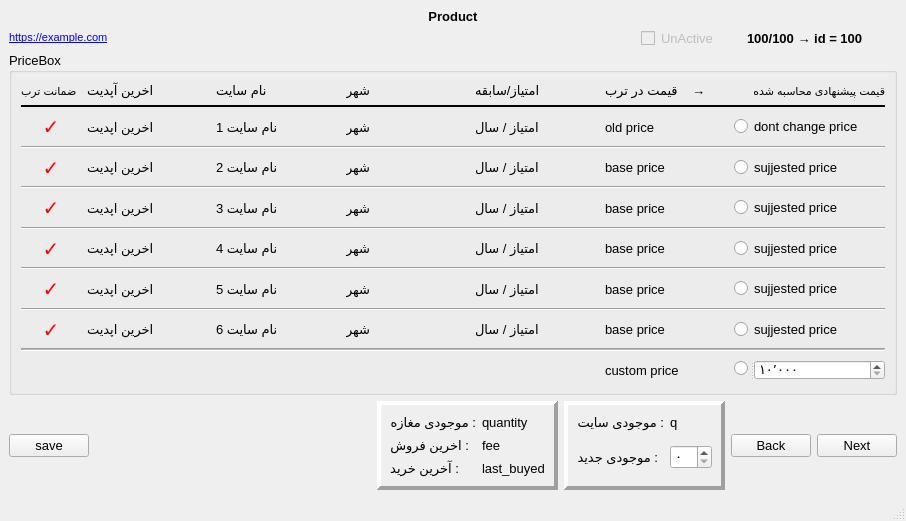
<?xml version="1.0" encoding="UTF-8"?>
<ui version="4.0">
 <class>MainWindow</class>
 <widget class="QMainWindow" name="MainWindow">
  <property name="geometry">
   <rect>
    <x>0</x>
    <y>0</y>
    <width>906</width>
    <height>521</height>
   </rect>
  </property>
  <property name="font">
   <font>
    <pointsize>10</pointsize>
   </font>
  </property>
  <property name="windowTitle">
   <string notr="true">MainWindow</string>
  </property>
  <property name="locale">
   <locale language="Persian" country="Iran"/>
  </property>
  <widget class="QWidget" name="centralwidget">
   <layout class="QVBoxLayout" name="verticalLayout">
    <item>
     <widget class="QLabel" name="label_productName">
      <property name="font">
       <font>
        <weight>75</weight>
        <bold>true</bold>
       </font>
      </property>
      <property name="text">
       <string notr="true">Product</string>
      </property>
      <property name="alignment">
       <set>Qt::AlignBottom|Qt::AlignHCenter</set>
      </property>
      <property name="textInteractionFlags">
       <set>Qt::TextSelectableByMouse</set>
      </property>
     </widget>
    </item>
    <item>
     <layout class="QHBoxLayout" name="horizontalLayout">
      <item>
       <widget class="QLabel" name="label_url">
        <property name="font">
         <font>
          <pointsize>8</pointsize>
         </font>
        </property>
        <property name="text">
         <string notr="true">&lt;a href=&quot;https://example.com&quot;&gt;https://example.com&lt;/a&gt;</string>
        </property>
        <property name="textFormat">
         <enum>Qt::RichText</enum>
        </property>
        <property name="openExternalLinks">
         <bool>true</bool>
        </property>
        <property name="textInteractionFlags">
         <set>Qt::LinksAccessibleByKeyboard|Qt::LinksAccessibleByMouse|Qt::TextBrowserInteraction|Qt::TextSelectableByKeyboard|Qt::TextSelectableByMouse</set>
        </property>
       </widget>
      </item>
      <item>
       <widget class="QCheckBox" name="checkBox_Active">
        <property name="enabled">
         <bool>false</bool>
        </property>
        <property name="maximumSize">
         <size>
          <width>100</width>
          <height>16777215</height>
         </size>
        </property>
        <property name="styleSheet">
         <string notr="true">QCheckBox::indicator:checked {
    background-color: red;
    border: 1px solid black;
}
</string>
        </property>
        <property name="text">
         <string notr="true">UnActive</string>
        </property>
       </widget>
      </item>
      <item>
       <widget class="QLabel" name="label_productCount">
        <property name="maximumSize">
         <size>
          <width>150</width>
          <height>16777215</height>
         </size>
        </property>
        <property name="font">
         <font>
          <weight>75</weight>
          <bold>true</bold>
         </font>
        </property>
        <property name="text">
         <string notr="true">100/100 → id = 100</string>
        </property>
       </widget>
      </item>
     </layout>
    </item>
    <item>
     <widget class="QGroupBox" name="groupBox">
      <property name="title">
       <string notr="true">PriceBox</string>
      </property>
      <layout class="QGridLayout" name="gridlayout">
       <item row="16" column="5">
        <widget class="QLabel" name="label_60">
         <property name="sizePolicy">
          <sizepolicy hsizetype="Preferred" vsizetype="Expanding">
           <horstretch>0</horstretch>
           <verstretch>0</verstretch>
          </sizepolicy>
         </property>
         <property name="text">
          <string notr="true">custom price</string>
         </property>
        </widget>
       </item>
       <item row="14" column="6">
        <widget class="QRadioButton" name="radioButton_5">
         <property name="enabled">
          <bool>true</bool>
         </property>
         <property name="text">
          <string notr="true">sujjested price</string>
         </property>
         <attribute name="buttonGroup">
          <string notr="true">radioButtonGroup</string>
         </attribute>
        </widget>
       </item>
       <item row="5" column="3">
        <widget class="QLabel" name="label_11">
         <property name="text">
          <string notr="true">شهر</string>
         </property>
         <property name="alignment">
          <set>Qt::AlignRight|Qt::AlignTrailing|Qt::AlignVCenter</set>
         </property>
        </widget>
       </item>
       <item row="10" column="1">
        <widget class="QLabel" name="label_33">
         <property name="text">
          <string notr="true">اخرین اپدیت</string>
         </property>
         <property name="alignment">
          <set>Qt::AlignRight|Qt::AlignTrailing|Qt::AlignVCenter</set>
         </property>
        </widget>
       </item>
       <item row="10" column="2">
        <widget class="QLabel" name="label_3">
         <property name="text">
          <string notr="true">نام سایت 4</string>
         </property>
         <property name="alignment">
          <set>Qt::AlignRight|Qt::AlignTrailing|Qt::AlignVCenter</set>
         </property>
        </widget>
       </item>
       <item row="14" column="3">
        <widget class="QLabel" name="label_51">
         <property name="text">
          <string notr="true">شهر</string>
         </property>
         <property name="alignment">
          <set>Qt::AlignRight|Qt::AlignTrailing|Qt::AlignVCenter</set>
         </property>
        </widget>
       </item>
       <item row="8" column="5">
        <widget class="QLabel" name="label_20">
         <property name="sizePolicy">
          <sizepolicy hsizetype="Preferred" vsizetype="Expanding">
           <horstretch>0</horstretch>
           <verstretch>0</verstretch>
          </sizepolicy>
         </property>
         <property name="text">
          <string notr="true">base price</string>
         </property>
        </widget>
       </item>
       <item row="5" column="1">
        <widget class="QLabel" name="label_13">
         <property name="text">
          <string notr="true">اخرین اپدیت</string>
         </property>
         <property name="alignment">
          <set>Qt::AlignRight|Qt::AlignTrailing|Qt::AlignVCenter</set>
         </property>
        </widget>
       </item>
       <item row="5" column="6">
        <widget class="QRadioButton" name="radioButton_1">
         <property name="text">
          <string notr="true">sujjested price</string>
         </property>
         <attribute name="buttonGroup">
          <string notr="true">radioButtonGroup</string>
         </attribute>
        </widget>
       </item>
       <item row="12" column="6">
        <widget class="QRadioButton" name="radioButton_4">
         <property name="text">
          <string notr="true">sujjested price</string>
         </property>
         <attribute name="buttonGroup">
          <string notr="true">radioButtonGroup</string>
         </attribute>
        </widget>
       </item>
       <item row="8" column="6">
        <widget class="QRadioButton" name="radioButton_2">
         <property name="text">
          <string notr="true">sujjested price</string>
         </property>
         <attribute name="buttonGroup">
          <string notr="true">radioButtonGroup</string>
         </attribute>
        </widget>
       </item>
       <item row="2" column="6">
        <widget class="QRadioButton" name="radioButton_0">
         <property name="enabled">
          <bool>true</bool>
         </property>
         <property name="text">
          <string notr="true">dont change price</string>
         </property>
         <property name="checkable">
          <bool>true</bool>
         </property>
         <property name="checked">
          <bool>false</bool>
         </property>
         <attribute name="buttonGroup">
          <string notr="true">radioButtonGroup</string>
         </attribute>
        </widget>
       </item>
       <item row="12" column="3">
        <widget class="QLabel" name="label_41">
         <property name="text">
          <string notr="true">شهر</string>
         </property>
         <property name="alignment">
          <set>Qt::AlignRight|Qt::AlignTrailing|Qt::AlignVCenter</set>
         </property>
        </widget>
       </item>
       <item row="12" column="5">
        <widget class="QLabel" name="label_40">
         <property name="sizePolicy">
          <sizepolicy hsizetype="Preferred" vsizetype="Expanding">
           <horstretch>0</horstretch>
           <verstretch>0</verstretch>
          </sizepolicy>
         </property>
         <property name="text">
          <string notr="true">base price</string>
         </property>
        </widget>
       </item>
       <item row="5" column="2">
        <widget class="QLabel" name="label_1">
         <property name="text">
          <string notr="true">نام سایت 2</string>
         </property>
         <property name="alignment">
          <set>Qt::AlignRight|Qt::AlignTrailing|Qt::AlignVCenter</set>
         </property>
        </widget>
       </item>
       <item row="14" column="5">
        <widget class="QLabel" name="label_50">
         <property name="sizePolicy">
          <sizepolicy hsizetype="Preferred" vsizetype="Expanding">
           <horstretch>0</horstretch>
           <verstretch>0</verstretch>
          </sizepolicy>
         </property>
         <property name="text">
          <string notr="true">base price</string>
         </property>
        </widget>
       </item>
       <item row="0" column="5">
        <widget class="QLabel" name="label_info_0">
         <property name="sizePolicy">
          <sizepolicy hsizetype="Ignored" vsizetype="Preferred">
           <horstretch>0</horstretch>
           <verstretch>0</verstretch>
          </sizepolicy>
         </property>
         <property name="text">
          <string notr="true"> →    قیمت در ترب</string>
         </property>
         <property name="alignment">
          <set>Qt::AlignRight|Qt::AlignTrailing|Qt::AlignVCenter</set>
         </property>
        </widget>
       </item>
       <item row="0" column="2">
        <widget class="QLabel" name="label_info">
         <property name="text">
          <string notr="true">نام سایت</string>
         </property>
         <property name="alignment">
          <set>Qt::AlignRight|Qt::AlignTrailing|Qt::AlignVCenter</set>
         </property>
        </widget>
       </item>
       <item row="12" column="2">
        <widget class="QLabel" name="label_4">
         <property name="text">
          <string notr="true">نام سایت 5</string>
         </property>
         <property name="alignment">
          <set>Qt::AlignRight|Qt::AlignTrailing|Qt::AlignVCenter</set>
         </property>
        </widget>
       </item>
       <item row="8" column="1">
        <widget class="QLabel" name="label_23">
         <property name="text">
          <string notr="true">اخرین اپدیت</string>
         </property>
         <property name="alignment">
          <set>Qt::AlignRight|Qt::AlignTrailing|Qt::AlignVCenter</set>
         </property>
        </widget>
       </item>
       <item row="5" column="4">
        <widget class="QLabel" name="label_12">
         <property name="text">
          <string notr="true">امتیاز / سال</string>
         </property>
         <property name="alignment">
          <set>Qt::AlignRight|Qt::AlignTrailing|Qt::AlignVCenter</set>
         </property>
        </widget>
       </item>
       <item row="2" column="3">
        <widget class="QLabel" name="label_01">
         <property name="text">
          <string notr="true">شهر</string>
         </property>
         <property name="alignment">
          <set>Qt::AlignRight|Qt::AlignTrailing|Qt::AlignVCenter</set>
         </property>
        </widget>
       </item>
       <item row="10" column="4">
        <widget class="QLabel" name="label_32">
         <property name="text">
          <string notr="true">امتیاز / سال</string>
         </property>
         <property name="alignment">
          <set>Qt::AlignRight|Qt::AlignTrailing|Qt::AlignVCenter</set>
         </property>
        </widget>
       </item>
       <item row="10" column="5">
        <widget class="QLabel" name="label_30">
         <property name="sizePolicy">
          <sizepolicy hsizetype="Preferred" vsizetype="Expanding">
           <horstretch>0</horstretch>
           <verstretch>0</verstretch>
          </sizepolicy>
         </property>
         <property name="text">
          <string notr="true">base price</string>
         </property>
        </widget>
       </item>
       <item row="10" column="6">
        <widget class="QRadioButton" name="radioButton_3">
         <property name="text">
          <string notr="true">sujjested price</string>
         </property>
         <attribute name="buttonGroup">
          <string notr="true">radioButtonGroup</string>
         </attribute>
        </widget>
       </item>
       <item row="10" column="3">
        <widget class="QLabel" name="label_31">
         <property name="text">
          <string notr="true">شهر</string>
         </property>
         <property name="alignment">
          <set>Qt::AlignRight|Qt::AlignTrailing|Qt::AlignVCenter</set>
         </property>
        </widget>
       </item>
       <item row="14" column="4">
        <widget class="QLabel" name="label_52">
         <property name="text">
          <string notr="true">امتیاز / سال</string>
         </property>
         <property name="alignment">
          <set>Qt::AlignRight|Qt::AlignTrailing|Qt::AlignVCenter</set>
         </property>
        </widget>
       </item>
       <item row="12" column="4">
        <widget class="QLabel" name="label_42">
         <property name="text">
          <string notr="true">امتیاز / سال</string>
         </property>
         <property name="alignment">
          <set>Qt::AlignRight|Qt::AlignTrailing|Qt::AlignVCenter</set>
         </property>
        </widget>
       </item>
       <item row="2" column="4">
        <widget class="QLabel" name="label_02">
         <property name="text">
          <string notr="true">امتیاز / سال</string>
         </property>
         <property name="alignment">
          <set>Qt::AlignRight|Qt::AlignTrailing|Qt::AlignVCenter</set>
         </property>
        </widget>
       </item>
       <item row="8" column="3">
        <widget class="QLabel" name="label_21">
         <property name="text">
          <string notr="true">شهر</string>
         </property>
         <property name="alignment">
          <set>Qt::AlignRight|Qt::AlignTrailing|Qt::AlignVCenter</set>
         </property>
        </widget>
       </item>
       <item row="0" column="4">
        <widget class="QLabel" name="label_info_2">
         <property name="text">
          <string notr="true">امتیاز/سابقه</string>
         </property>
         <property name="alignment">
          <set>Qt::AlignRight|Qt::AlignTrailing|Qt::AlignVCenter</set>
         </property>
        </widget>
       </item>
       <item row="14" column="1">
        <widget class="QLabel" name="label_53">
         <property name="text">
          <string notr="true">اخرین اپدیت</string>
         </property>
         <property name="alignment">
          <set>Qt::AlignRight|Qt::AlignTrailing|Qt::AlignVCenter</set>
         </property>
        </widget>
       </item>
       <item row="2" column="1">
        <widget class="QLabel" name="label_03">
         <property name="text">
          <string notr="true">اخرین اپدیت</string>
         </property>
         <property name="alignment">
          <set>Qt::AlignRight|Qt::AlignTrailing|Qt::AlignVCenter</set>
         </property>
        </widget>
       </item>
       <item row="2" column="2">
        <widget class="QLabel" name="label_0">
         <property name="text">
          <string notr="true">نام سایت 1</string>
         </property>
         <property name="alignment">
          <set>Qt::AlignRight|Qt::AlignTrailing|Qt::AlignVCenter</set>
         </property>
        </widget>
       </item>
       <item row="12" column="1">
        <widget class="QLabel" name="label_43">
         <property name="text">
          <string notr="true">اخرین اپدیت</string>
         </property>
         <property name="alignment">
          <set>Qt::AlignRight|Qt::AlignTrailing|Qt::AlignVCenter</set>
         </property>
        </widget>
       </item>
       <item row="8" column="4">
        <widget class="QLabel" name="label_22">
         <property name="text">
          <string notr="true">امتیاز / سال</string>
         </property>
         <property name="alignment">
          <set>Qt::AlignRight|Qt::AlignTrailing|Qt::AlignVCenter</set>
         </property>
        </widget>
       </item>
       <item row="5" column="5">
        <widget class="QLabel" name="label_10">
         <property name="sizePolicy">
          <sizepolicy hsizetype="Preferred" vsizetype="Expanding">
           <horstretch>0</horstretch>
           <verstretch>0</verstretch>
          </sizepolicy>
         </property>
         <property name="text">
          <string notr="true">base price</string>
         </property>
        </widget>
       </item>
       <item row="8" column="2">
        <widget class="QLabel" name="label_2">
         <property name="text">
          <string notr="true">نام سایت 3</string>
         </property>
         <property name="alignment">
          <set>Qt::AlignRight|Qt::AlignTrailing|Qt::AlignVCenter</set>
         </property>
        </widget>
       </item>
       <item row="14" column="2">
        <widget class="QLabel" name="label_5">
         <property name="text">
          <string notr="true">نام سایت 6</string>
         </property>
         <property name="alignment">
          <set>Qt::AlignRight|Qt::AlignTrailing|Qt::AlignVCenter</set>
         </property>
        </widget>
       </item>
       <item row="16" column="6">
        <widget class="QSplitter" name="splitter">
         <property name="orientation">
          <enum>Qt::Horizontal</enum>
         </property>
         <widget class="QRadioButton" name="radioButton_6">
          <property name="enabled">
           <bool>true</bool>
          </property>
          <property name="sizePolicy">
           <sizepolicy hsizetype="Fixed" vsizetype="Fixed">
            <horstretch>0</horstretch>
            <verstretch>0</verstretch>
           </sizepolicy>
          </property>
          <property name="maximumSize">
           <size>
            <width>16</width>
            <height>16</height>
           </size>
          </property>
          <property name="text">
           <string notr="true"/>
          </property>
          <attribute name="buttonGroup">
           <string notr="true">radioButtonGroup</string>
          </attribute>
         </widget>
         <widget class="QSpinBox" name="spinBox">
          <property name="enabled">
           <bool>true</bool>
          </property>
          <property name="sizePolicy">
           <sizepolicy hsizetype="Fixed" vsizetype="Fixed">
            <horstretch>0</horstretch>
            <verstretch>0</verstretch>
           </sizepolicy>
          </property>
          <property name="maximumSize">
           <size>
            <width>131</width>
            <height>20</height>
           </size>
          </property>
          <property name="showGroupSeparator" stdset="0">
           <bool>true</bool>
          </property>
          <property name="minimum">
           <number>10000</number>
          </property>
          <property name="maximum">
           <number>999999999</number>
          </property>
          <property name="singleStep">
           <number>5000</number>
          </property>
         </widget>
        </widget>
       </item>
       <item row="0" column="3">
        <widget class="QLabel" name="label_info_1">
         <property name="text">
          <string notr="true">شهر</string>
         </property>
         <property name="alignment">
          <set>Qt::AlignRight|Qt::AlignTrailing|Qt::AlignVCenter</set>
         </property>
        </widget>
       </item>
       <item row="0" column="6">
        <widget class="QLabel" name="label_info_4">
         <property name="font">
          <font>
           <pointsize>8</pointsize>
          </font>
         </property>
         <property name="text">
          <string notr="true">قیمت پیشنهادی محاسبه شده</string>
         </property>
         <property name="alignment">
          <set>Qt::AlignLeading|Qt::AlignLeft|Qt::AlignVCenter</set>
         </property>
        </widget>
       </item>
       <item row="0" column="1">
        <widget class="QLabel" name="label_info_3">
         <property name="text">
          <string notr="true">اخرین آپدیت</string>
         </property>
         <property name="alignment">
          <set>Qt::AlignRight|Qt::AlignTrailing|Qt::AlignVCenter</set>
         </property>
        </widget>
       </item>
       <item row="2" column="5">
        <widget class="QLabel" name="label_00">
         <property name="sizePolicy">
          <sizepolicy hsizetype="Preferred" vsizetype="Expanding">
           <horstretch>0</horstretch>
           <verstretch>0</verstretch>
          </sizepolicy>
         </property>
         <property name="text">
          <string notr="true">old price</string>
         </property>
        </widget>
       </item>
       <item row="0" column="0">
        <widget class="QLabel" name="label_infoTick">
         <property name="maximumSize">
          <size>
           <width>60</width>
           <height>16777215</height>
          </size>
         </property>
         <property name="font">
          <font>
           <pointsize>8</pointsize>
          </font>
         </property>
         <property name="text">
          <string notr="true">ضمانت ترب</string>
         </property>
         <property name="alignment">
          <set>Qt::AlignRight|Qt::AlignTrailing|Qt::AlignVCenter</set>
         </property>
        </widget>
       </item>
       <item row="1" column="0" colspan="7">
        <widget class="Line" name="line">
         <property name="frameShadow">
          <enum>QFrame::Plain</enum>
         </property>
         <property name="lineWidth">
          <number>2</number>
         </property>
         <property name="orientation">
          <enum>Qt::Horizontal</enum>
         </property>
        </widget>
       </item>
       <item row="2" column="0">
        <widget class="QLabel" name="label_Tick_0">
         <property name="font">
          <font>
           <pointsize>15</pointsize>
          </font>
         </property>
         <property name="styleSheet">
          <string notr="true">color: red;</string>
         </property>
         <property name="text">
          <string notr="true">✓</string>
         </property>
         <property name="alignment">
          <set>Qt::AlignCenter</set>
         </property>
        </widget>
       </item>
       <item row="4" column="0" colspan="7">
        <widget class="Line" name="line_0">
         <property name="orientation">
          <enum>Qt::Horizontal</enum>
         </property>
        </widget>
       </item>
       <item row="6" column="0" colspan="7">
        <widget class="Line" name="line_1">
         <property name="orientation">
          <enum>Qt::Horizontal</enum>
         </property>
        </widget>
       </item>
       <item row="9" column="0" colspan="7">
        <widget class="Line" name="line_2">
         <property name="orientation">
          <enum>Qt::Horizontal</enum>
         </property>
        </widget>
       </item>
       <item row="11" column="0" colspan="7">
        <widget class="Line" name="line_3">
         <property name="orientation">
          <enum>Qt::Horizontal</enum>
         </property>
        </widget>
       </item>
       <item row="13" column="0" colspan="7">
        <widget class="Line" name="line_4">
         <property name="orientation">
          <enum>Qt::Horizontal</enum>
         </property>
        </widget>
       </item>
       <item row="15" column="0" colspan="7">
        <widget class="Line" name="line_5">
         <property name="midLineWidth">
          <number>1</number>
         </property>
         <property name="orientation">
          <enum>Qt::Horizontal</enum>
         </property>
        </widget>
       </item>
       <item row="5" column="0">
        <widget class="QLabel" name="label_Tick_1">
         <property name="font">
          <font>
           <pointsize>15</pointsize>
          </font>
         </property>
         <property name="styleSheet">
          <string notr="true">color: red;</string>
         </property>
         <property name="text">
          <string notr="true">✓</string>
         </property>
         <property name="alignment">
          <set>Qt::AlignCenter</set>
         </property>
        </widget>
       </item>
       <item row="8" column="0">
        <widget class="QLabel" name="label_Tick_2">
         <property name="font">
          <font>
           <pointsize>15</pointsize>
          </font>
         </property>
         <property name="styleSheet">
          <string notr="true">color: red;</string>
         </property>
         <property name="text">
          <string notr="true">✓</string>
         </property>
         <property name="alignment">
          <set>Qt::AlignCenter</set>
         </property>
        </widget>
       </item>
       <item row="10" column="0">
        <widget class="QLabel" name="label_Tick_3">
         <property name="font">
          <font>
           <pointsize>15</pointsize>
          </font>
         </property>
         <property name="styleSheet">
          <string notr="true">color: red;</string>
         </property>
         <property name="text">
          <string notr="true">✓</string>
         </property>
         <property name="alignment">
          <set>Qt::AlignCenter</set>
         </property>
        </widget>
       </item>
       <item row="12" column="0">
        <widget class="QLabel" name="label_Tick_4">
         <property name="font">
          <font>
           <pointsize>15</pointsize>
          </font>
         </property>
         <property name="styleSheet">
          <string notr="true">color: red;</string>
         </property>
         <property name="text">
          <string notr="true">✓</string>
         </property>
         <property name="alignment">
          <set>Qt::AlignCenter</set>
         </property>
        </widget>
       </item>
       <item row="14" column="0">
        <widget class="QLabel" name="label_Tick_5">
         <property name="font">
          <font>
           <pointsize>15</pointsize>
          </font>
         </property>
         <property name="styleSheet">
          <string notr="true">color: red;</string>
         </property>
         <property name="text">
          <string notr="true">✓</string>
         </property>
         <property name="alignment">
          <set>Qt::AlignCenter</set>
         </property>
        </widget>
       </item>
      </layout>
     </widget>
    </item>
    <item>
     <layout class="QHBoxLayout" name="horizontalLayout_2">
      <item>
       <widget class="QPushButton" name="saveButton">
        <property name="text">
         <string notr="true">save</string>
        </property>
       </widget>
      </item>
      <item>
       <spacer name="horizontalSpacer">
        <property name="orientation">
         <enum>Qt::Horizontal</enum>
        </property>
        <property name="sizeHint" stdset="0">
         <size>
          <width>13</width>
          <height>13</height>
         </size>
        </property>
       </spacer>
      </item>
      <item>
       <widget class="QFrame" name="frame_asan">
        <property name="sizePolicy">
         <sizepolicy hsizetype="Fixed" vsizetype="Preferred">
          <horstretch>0</horstretch>
          <verstretch>0</verstretch>
         </sizepolicy>
        </property>
        <property name="frameShape">
         <enum>QFrame::Panel</enum>
        </property>
        <property name="frameShadow">
         <enum>QFrame::Raised</enum>
        </property>
        <property name="lineWidth">
         <number>4</number>
        </property>
        <layout class="QFormLayout" name="formLayout">
         <property name="fieldGrowthPolicy">
          <enum>QFormLayout::FieldsStayAtSizeHint</enum>
         </property>
         <item row="0" column="0">
          <widget class="QLabel" name="label_asanQuantity_info">
           <property name="text">
            <string notr="true">: موجودی مغازه</string>
           </property>
          </widget>
         </item>
         <item row="0" column="1">
          <widget class="QLabel" name="label_asanQuantity">
           <property name="text">
            <string notr="true">quantity</string>
           </property>
          </widget>
         </item>
         <item row="1" column="0">
          <widget class="QLabel" name="label_lastSell_info">
           <property name="text">
            <string notr="true">: اخرین فروش</string>
           </property>
          </widget>
         </item>
         <item row="1" column="1">
          <widget class="QLabel" name="label_lastSell">
           <property name="text">
            <string notr="true">fee</string>
           </property>
          </widget>
         </item>
         <item row="2" column="1">
          <widget class="QLabel" name="label_lastBuy">
           <property name="text">
            <string notr="true">last_buyed</string>
           </property>
          </widget>
         </item>
         <item row="2" column="0">
          <widget class="QLabel" name="label_lastBuy_info">
           <property name="text">
            <string notr="true">: آخرین خرید</string>
           </property>
          </widget>
         </item>
        </layout>
       </widget>
      </item>
      <item>
       <widget class="QFrame" name="frame_quantity">
        <property name="sizePolicy">
         <sizepolicy hsizetype="Fixed" vsizetype="Preferred">
          <horstretch>0</horstretch>
          <verstretch>0</verstretch>
         </sizepolicy>
        </property>
        <property name="frameShape">
         <enum>QFrame::Panel</enum>
        </property>
        <property name="frameShadow">
         <enum>QFrame::Raised</enum>
        </property>
        <property name="lineWidth">
         <number>4</number>
        </property>
        <layout class="QFormLayout" name="formLayout_2">
         <property name="verticalSpacing">
          <number>14</number>
         </property>
         <item row="0" column="0">
          <widget class="QLabel" name="label_prevQuantity_info">
           <property name="text">
            <string notr="true">: موجودی سایت</string>
           </property>
          </widget>
         </item>
         <item row="0" column="1">
          <widget class="QLabel" name="label_prevQuantity">
           <property name="text">
            <string notr="true">q</string>
           </property>
          </widget>
         </item>
         <item row="1" column="0">
          <widget class="QLabel" name="label_newQuantity_info">
           <property name="text">
            <string notr="true">: موجودی جدید</string>
           </property>
          </widget>
         </item>
         <item row="1" column="1">
          <widget class="QSpinBox" name="spinBox_newQuantity">
           <property name="sizePolicy">
            <sizepolicy hsizetype="Preferred" vsizetype="Fixed">
             <horstretch>0</horstretch>
             <verstretch>0</verstretch>
            </sizepolicy>
           </property>
          </widget>
         </item>
        </layout>
       </widget>
      </item>
      <item>
       <widget class="QPushButton" name="backButton">
        <property name="text">
         <string notr="true">Back</string>
        </property>
       </widget>
      </item>
      <item>
       <widget class="QPushButton" name="nextButton">
        <property name="text">
         <string notr="true">Next</string>
        </property>
       </widget>
      </item>
     </layout>
    </item>
   </layout>
  </widget>
  <widget class="QStatusBar" name="statusBar"/>
  <widget class="QMenuBar" name="menuBar"/>
  <action name="action_translate">
   <property name="text">
    <string notr="true">ترجمه اجناس</string>
   </property>
  </action>
  <action name="action_torobExele">
   <property name="text">
    <string notr="true">اکسل اجناس ترب</string>
   </property>
  </action>
  <action name="action_inputAsan">
   <property name="text">
    <string notr="true">ورودی موجودی حسابداری</string>
   </property>
  </action>
  <action name="action_inputSite">
   <property name="text">
    <string notr="true">ورودی موجودی سایت</string>
   </property>
  </action>
 </widget>
 <resources/>
 <connections/>
 <buttongroups>
  <buttongroup name="radioButtonGroup"/>
 </buttongroups>
</ui>
